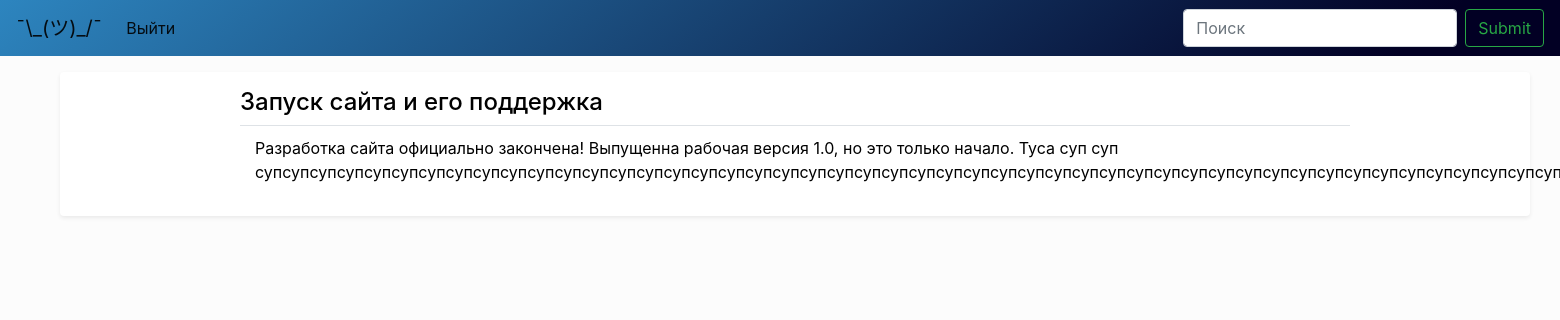
Screenshot of /admin/view_text_page_in.php?id=4 (signed in) with the database file from the repository.
### tables this page shows
CREATE TABLE `page_text` (
  `id` int(11) NOT NULL,
  `header` varchar(256) NOT NULL,
  `text_header` varchar(256) NOT NULL,
  `text` text NOT NULL,
  `date` varchar(256) NOT NULL
);

### admin/view_text_page_in.php (the view, shortened to what this page needs)
<?php
      require_once("dbconnect.php");
      if(isset($_SESSION["rank"]) && ($_SESSION["rank"]) ==100   ) {
      include '../template/admin.php';
      $id_page = $_GET["id"];
?>
      <section class="item-category-area section-gap">
        <div class="container">
      <?php
              $result = $mysqli->query("SELECT * FROM `page_text` WHERE `id` = $id_page");
                while ($row = $result->fetch_assoc() ) {
                  echo '<h4 class="border-bottom border-gray pb-2 mb-0" style="color:black;">  ' . $row["text_header"] .  '</h4>';
                  echo '<div class="container" style="margin-top:10px;">';
                  echo '<div class="row">';
                  echo '<div class="col">';
                  echo ' <p style="color:black;"> ' . html_entity_decode($row["text"]) . ' </p> ';
                 }
           ?>
         </div>
         </div>
      </div>
      </div>
      </section>
</div>
</body>
</html>
<?php
} else {
echo "<a href='http://".$adsite."/admin/login.php'>авторизируйтесь </a>";
}

### css/style.css (style rules this page uses)
body { background: #fcfcfc; }

### rows the page displays
page_text: text_header "Запуск сайта и его поддержка", text "Разработка сайта официально закончена! Выпущенна рабочая версия 1.0, но это только начало. Туса суп суп…"
